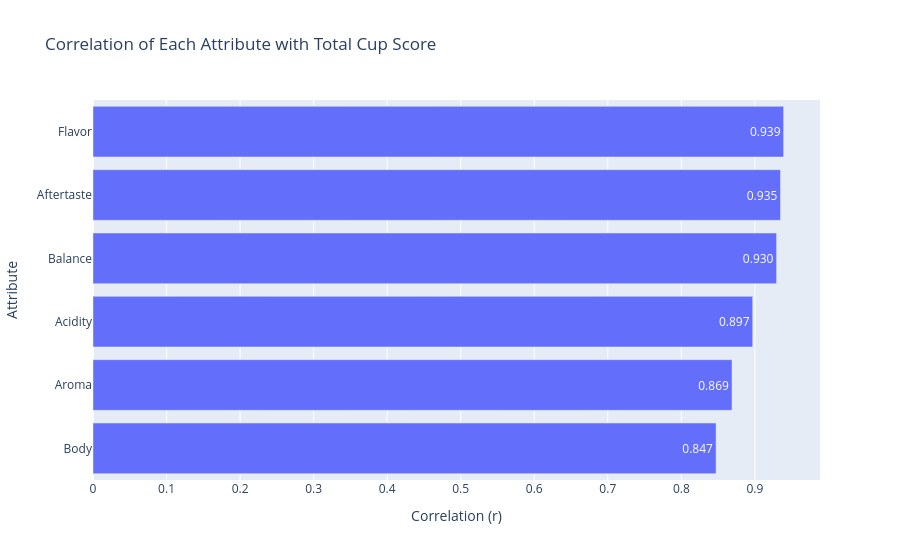

Write notebook code for a chart like this one.
### Markdown cell above
## 2. What Drives Total Cup Score?

**Flavor and aftertaste are the strongest predictors of total score** (r=0.94).
Body matters least (r=0.85). A coffee that tastes great and finishes clean
will score high even if it's lighter-bodied.

### Code cell
# Correlation of each attribute with total cup points
corrs = df[cupping_attrs + ["total_cup_points"]].corr()["total_cup_points"].drop("total_cup_points")
corrs = corrs.sort_values(ascending=True)

fig = px.bar(
    x=corrs.values,
    y=[c.replace("_", " ").title() for c in corrs.index],
    orientation="h",
    labels={"x": "Correlation (r)", "y": "Attribute"},
    title="Correlation of Each Attribute with Total Cup Score",
    text=[f"{v:.3f}" for v in corrs.values],
)
fig.update_layout(yaxis=dict(categoryorder="total ascending"), showlegend=False)
fig.show()

### Figure 1 — Plotly figure (JSON) as saved in the notebook; plotly's stock layout.template omitted (floating-point values rounded to 4 significant figures)
{"data": [{"hovertemplate": "Correlation (r)=%{x}<br>Attribute=%{y}<br>text=%{text}<extra></extra>", "legendgroup": "", "marker": {"color": "#636efa", "pattern": {"shape": ""}}, "name": "", "orientation": "h", "showlegend": false, "text": ["0.847", "0.869", "0.897", "0.930", "0.935", "0.939"], "textposition": "auto", "type": "bar", "x": [0.8472, 0.8689, 0.8971, 0.9295, 0.9348, 0.9391], "xaxis": "x", "y": ["Body", "Aroma", "Acidity", "Balance", "Aftertaste", "Flavor"], "yaxis": "y"}], "layout": {"barmode": "relative", "legend": {"tracegroupgap": 0}, "showlegend": false, "title": {"text": "Correlation of Each Attribute with Total Cup Score"}, "xaxis": {"anchor": "y", "domain": [0, 1], "title": {"text": "Correlation (r)"}}, "yaxis": {"anchor": "x", "categoryorder": "total ascending", "domain": [0, 1], "title": {"text": "Attribute"}}}}
